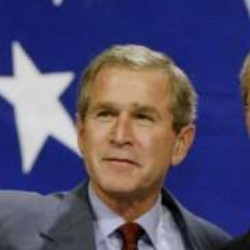
#> input picture image/cropped_faces/face_01.jpg, 250 x 250 px
$ jupyter execute classificacao_faces.ipynb
#> lines starting #> are read from the running program, lines starting #| are printed output that depends on the picture
[cell 1]
import cv2
import matplotlib.pyplot as plt

from os import listdir, path, makedirs
from os.path import isfile, join

import shutil

[cell 2]
imagem_face_1 = cv2.imread("./image/cropped_faces/face_01.jpg")
#> imagem_face_1 is the input picture: shape (250, 250, 3); mean B, G, R 110.6, 78.4, 83.4
imagem_face_1 = cv2.cvtColor(imagem_face_1, cv2.COLOR_BGR2RGB)

imagem_face_2 = cv2.imread("./image/cropped_faces/face_02.jpg")
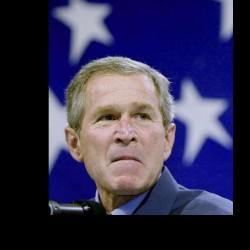
#> input picture image/cropped_faces/face_02.jpg, 250 x 250 px
#> imagem_face_2 is the input picture: shape (250, 250, 3); mean B, G, R 79.8, 49.8, 53.5
imagem_face_2 = cv2.cvtColor(imagem_face_2, cv2.COLOR_BGR2RGB)

imagem_face_3 = cv2.imread("./image/cropped_faces/face_03.jpg")
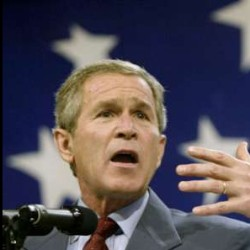
#> input picture image/cropped_faces/face_03.jpg, 250 x 250 px
#> imagem_face_3 is the input picture: shape (250, 250, 3); mean B, G, R 85.3, 76.9, 83.2
imagem_face_3 = cv2.cvtColor(imagem_face_3, cv2.COLOR_BGR2RGB)

plt.figure(figsize=(20,10))
plt.subplot(131)
plt.title("Sujeito 01")
plt.imshow(imagem_face_1)


plt.subplot(132)
plt.title("Sujeito 02")
plt.imshow(imagem_face_2)

plt.subplot(133)
plt.title("Sujeito 03")
plt.imshow(imagem_face_3)

plt.show()
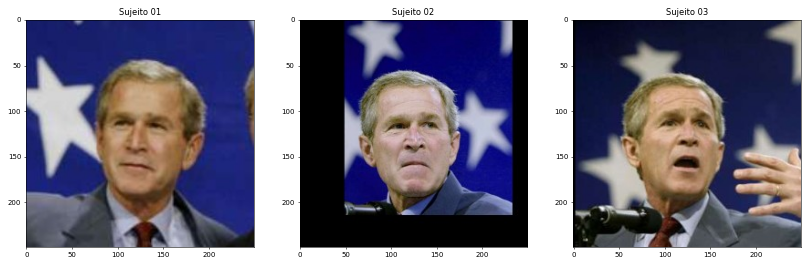
#> figure drawn by matplotlib, 3 panels

[cell 3]
faces_caminho = "image/cropped_faces/"
lista_arq_faces = [f for f in listdir(faces_caminho) if isfile(join(faces_caminho, f))]

[cell 4]
len(lista_arq_faces)

[cell 5]
faces_path_treino = "image/treino/"
faces_path_teste = "image/teste/"

if not path.exists(faces_path_treino):
    makedirs(faces_path_treino)

if not path.exists(faces_path_teste):
    makedirs(faces_path_teste)

for arq in lista_arq_faces:
    sujeito = arq[0:4]
    num = arq[5:7]

    if int(num) <= 10:
        shutil.copyfile(faces_caminho + arq, faces_path_treino + arq)
    else:
        shutil.copyfile(faces_caminho + arq, faces_path_teste + arq)
